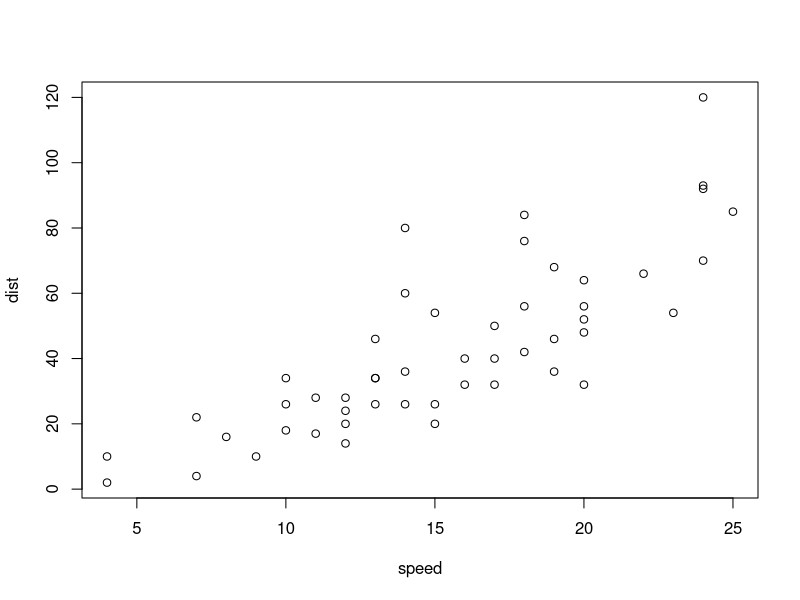
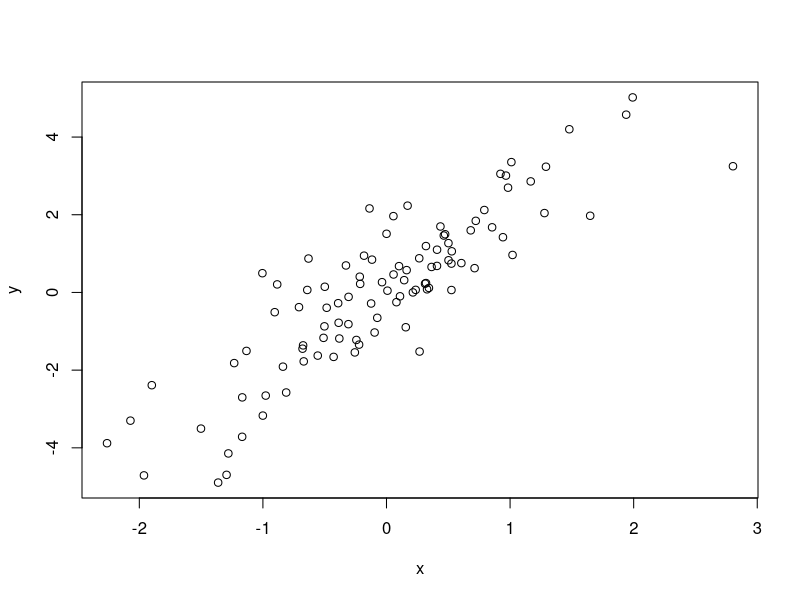

Generate these figures, in order, with R: (Note: this script raises an error after producing the figures.)
## ---- chunk 1
knitr::opts_chunk$set(fig.width=12, fig.height=8, fig.path='figs/',
                      echo=FALSE, warning=FALSE, message=FALSE)
## ---- chunk 2
plot(cars)
## ---- chunk 3
x <- rnorm(100)
y <- 2*x + rnorm(100)
cor(x, y)
## ---- chunk 4
plot(x,y)
## ---- chunk 5
require(data.table)
require(pixmap)


path_folders="./data/Marcel-Train"
folders=list.files(path = path_folders)

N=c()

for(folder in folders){
  N=c(N,length(list.files(paste0(path_folders,"/",folder))))
}
#read the first image for each type
file_1=list.files(paste0(path_folders,"/",folders[1]))[1]
image_1=read.pnm(paste0(path_folders,"/",folders[1],"/",file_1))
#the images are 76x66px images, RGB
plot(image_1)
## ---- chunk 6
gray <- image_1@red
gray
image(gray)
